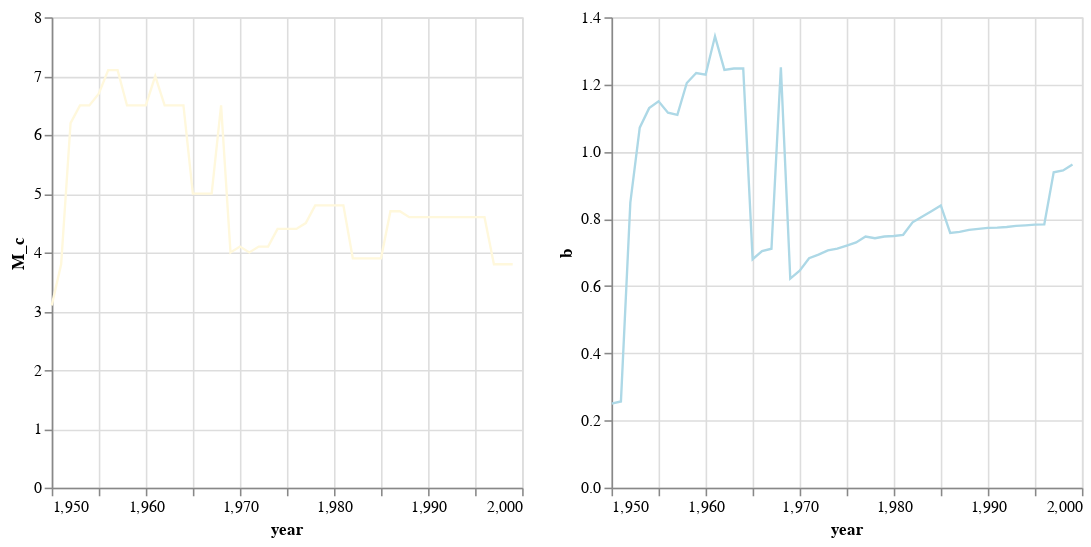

Notebook source saved alongside this figure:
### Code cell
Mc_chart = alt.Chart(yMc_data).mark_line(
    color='cornsilk',
    strokeWidth=1.5
).encode(
    x='year', 
    y=alt.Y('M_c', )#scale=alt.Scale(domain=(4,7)))
)

b_chart = alt.Chart(yMc_data).mark_line(
    color='lightblue',
    strokeWidth=1.5
).encode(
    x='year', 
    y=alt.Y('b',)# scale=alt.Scale(domain=(0.7,1.5)))
).interactive()

Mc_chart | b_chart

### Figure 1 — Vega-Lite specification as saved in the notebook (floating-point values rounded to 4 significant figures)
{"usermeta": {"embedOptions": {"theme": "dark"}}, "config": {"view": {"continuousWidth": 300, "continuousHeight": 300}}, "hconcat": [{"mark": {"type": "line", "color": "cornsilk", "strokeWidth": 1.5}, "encoding": {"x": {"field": "year", "type": "quantitative"}, "y": {"field": "M_c", "type": "quantitative"}}}, {"mark": {"type": "line", "color": "lightblue", "strokeWidth": 1.5}, "encoding": {"x": {"field": "year", "type": "quantitative"}, "y": {"field": "b", "type": "quantitative"}}, "name": "view_52"}], "data": {"name": "data-6ba69c9f156c2e97f7e8204e56819f20"}, "params": [{"name": "param_64", "select": {"type": "interval", "encodings": ["x", "y"]}, "bind": "scales", "views": ["view_52"]}], "$schema": "https://vega.github.io/schema/vega-lite/v5.17.0.json", "datasets": {"data-6ba69c9f156c2e97f7e8204e56819f20": [{"year": 1950, "M_c": 3.1, "b": 0.2503}, {"year": 1951, "M_c": 3.8, "b": 0.2564}, {"year": 1952, "M_c": 6.2, "b": 0.8481}, {"year": 1953, "M_c": 6.5, "b": 1.071}, {"year": 1954, "M_c": 6.5, "b": 1.129}, {"year": 1955, "M_c": 6.7, "b": 1.15}, {"year": 1956, "M_c": 7.1, "b": 1.116}, {"year": 1957, "M_c": 7.1, "b": 1.11}, {"year": 1958, "M_c": 6.5, "b": 1.204}, {"year": 1959, "M_c": 6.5, "b": 1.234}, {"year": 1960, "M_c": 6.5, "b": 1.229}, {"year": 1961, "M_c": 7.0, "b": 1.343}, {"year": 1962, "M_c": 6.5, "b": 1.244}, {"year": 1963, "M_c": 6.5, "b": 1.247}, {"year": 1964, "M_c": 6.5, "b": 1.247}, {"year": 1965, "M_c": 5.0, "b": 0.6799}, {"year": 1966, "M_c": 5.0, "b": 0.704}, {"year": 1967, "M_c": 5.0, "b": 0.7111}, {"year": 1968, "M_c": 6.5, "b": 1.251}, {"year": 1969, "M_c": 4.0, "b": 0.622}, {"year": 1970, "M_c": 4.1, "b": 0.6458}, {"year": 1971, "M_c": 4.0, "b": 0.6828}, {"year": 1972, "M_c": 4.1, "b": 0.6934}, {"year": 1973, "M_c": 4.1, "b": 0.706}, {"year": 1974, "M_c": 4.4, "b": 0.7112}, {"year": 1975, "M_c": 4.4, "b": 0.7206}, {"year": 1976, "M_c": 4.4, "b": 0.7297}, {"year": 1977, "M_c": 4.5, "b": 0.7473}, {"year": 1978, "M_c": 4.8, "b": 0.7423}, {"year": 1979, "M_c": 4.8, "b": 0.7475}, {"year": 1980, "M_c": 4.8, "b": 0.749}, {"year": 1981, "M_c": 4.8, "b": 0.7525}, {"year": 1982, "M_c": 3.9, "b": 0.7896}, {"year": 1983, "M_c": 3.9, "b": 0.8062}, {"year": 1984, "M_c": 3.9, "b": 0.8229}, {"year": 1985, "M_c": 3.9, "b": 0.8398}, {"year": 1986, "M_c": 4.7, "b": 0.7581}, {"year": 1987, "M_c": 4.7, "b": 0.761}, {"year": 1988, "M_c": 4.6, "b": 0.7672}, {"year": 1989, "M_c": 4.6, "b": 0.77}, {"year": 1990, "M_c": 4.6, "b": 0.7729}, {"year": 1991, "M_c": 4.6, "b": 0.774}, {"year": 1992, "M_c": 4.6, "b": 0.7758}, {"year": 1993, "M_c": 4.6, "b": 0.7789}, {"year": 1994, "M_c": 4.6, "b": 0.7807}, {"year": 1995, "M_c": 4.6, "b": 0.7828}, {"year": 1996, "M_c": 4.6, "b": 0.7836}, {"year": 1997, "M_c": 3.8, "b": 0.9386}, {"year": 1998, "M_c": 3.8, "b": 0.944}, {"year": 1999, "M_c": 3.8, "b": 0.9615}]}}
